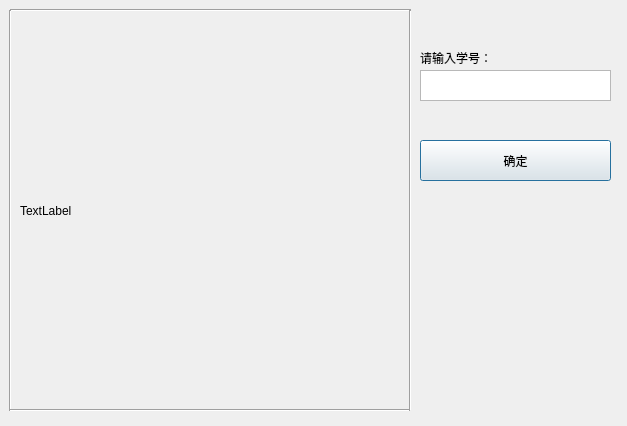
<?xml version="1.0" encoding="UTF-8"?>
<ui version="4.0">
 <class>Dialog</class>
 <widget class="QDialog" name="Dialog">
  <property name="geometry">
   <rect>
    <x>0</x>
    <y>0</y>
    <width>627</width>
    <height>426</height>
   </rect>
  </property>
  <property name="windowTitle">
   <string>Dialog</string>
  </property>
  <widget class="QLabel" name="label_screenShot">
   <property name="geometry">
    <rect>
     <x>20</x>
     <y>20</y>
     <width>381</width>
     <height>381</height>
    </rect>
   </property>
   <property name="text">
    <string>TextLabel</string>
   </property>
  </widget>
  <widget class="Line" name="line">
   <property name="geometry">
    <rect>
     <x>10</x>
     <y>0</y>
     <width>401</width>
     <height>20</height>
    </rect>
   </property>
   <property name="orientation">
    <enum>Qt::Horizontal</enum>
   </property>
  </widget>
  <widget class="Line" name="line_2">
   <property name="geometry">
    <rect>
     <x>0</x>
     <y>10</y>
     <width>20</width>
     <height>401</height>
    </rect>
   </property>
   <property name="orientation">
    <enum>Qt::Vertical</enum>
   </property>
  </widget>
  <widget class="Line" name="line_3">
   <property name="geometry">
    <rect>
     <x>10</x>
     <y>400</y>
     <width>401</width>
     <height>20</height>
    </rect>
   </property>
   <property name="orientation">
    <enum>Qt::Horizontal</enum>
   </property>
  </widget>
  <widget class="Line" name="line_4">
   <property name="geometry">
    <rect>
     <x>400</x>
     <y>10</y>
     <width>20</width>
     <height>401</height>
    </rect>
   </property>
   <property name="orientation">
    <enum>Qt::Vertical</enum>
   </property>
  </widget>
  <widget class="QLabel" name="label_2">
   <property name="geometry">
    <rect>
     <x>420</x>
     <y>50</y>
     <width>111</width>
     <height>16</height>
    </rect>
   </property>
   <property name="text">
    <string>请输入学号：</string>
   </property>
  </widget>
  <widget class="QTextEdit" name="txt_stuNum">
   <property name="geometry">
    <rect>
     <x>420</x>
     <y>70</y>
     <width>191</width>
     <height>31</height>
    </rect>
   </property>
  </widget>
  <widget class="QPushButton" name="btn_ok">
   <property name="geometry">
    <rect>
     <x>420</x>
     <y>140</y>
     <width>191</width>
     <height>41</height>
    </rect>
   </property>
   <property name="text">
    <string>确定</string>
   </property>
  </widget>
 </widget>
 <resources/>
 <connections/>
</ui>
